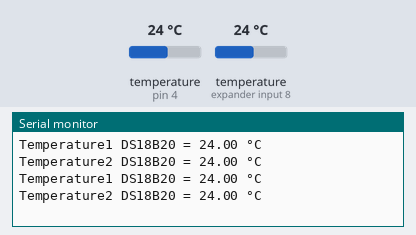
The sketch below on a simulated Arduino Uno, built with avr-gcc and run on an emulated ATmega328P. Parts: the last lines printed to the serial monitor. The inputs (shaded band) are chosen by the test bench; at power-on: temperature (sensors on pin 4, expander input 8) 24 °C.

Above: at 7.4 s.
7.5 s: temperature (sensor on pin 4) set to 12 °C
At 13.3 s:
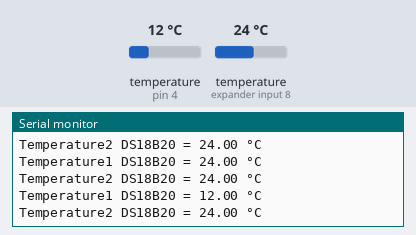
14.3 s: temperature (sensor on expander input 8) set to 12 °C
At 19.6 s:
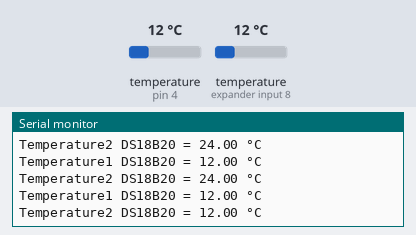
21.1 s: temperature (sensor on pin 4) set to 19 °C
At 24.8 s:
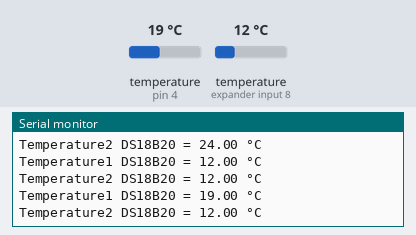
27.9 s: temperature (sensor on expander input 8) set to 19 °C
At 31.2 s:
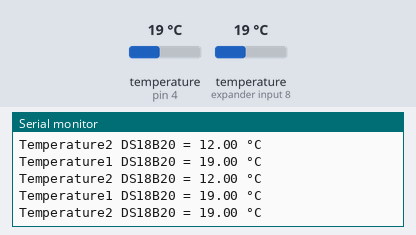
Timing chart, 0 to 32.7 s (numbered marks = the images above; inputs shaded):
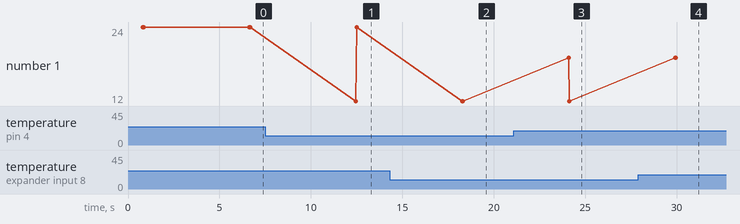

Measured:
- after the input at 7.5 s, the serial monitor: prints a new line after 5.0 s (image 1)
- after the input at 14.3 s, the serial monitor: prints a new line after 4.0 s (image 2)
- after the input at 21.1 s, the serial monitor: prints a new line after 3.0 s (image 3)
- after the input at 27.9 s, the serial monitor: prints a new line after 2.1 s (image 4)

The sketch:

TEST_DS18B20_temp_sensor.ino
```cpp
#include <OneWire.h>
#include <DallasTemperature.h>

// Data wire is conntec to the Arduino digital pin 4

#define ONE_WIRE_BUS 4
OneWire oneWire(ONE_WIRE_BUS);
DallasTemperature sensors(&oneWire);
DeviceAddress insideThermometer1, insideThermometer2;

void setup(void)
{
  // Start serial communication for debugging purposes
  Serial.begin(9600);

  // Start up the library
}

void loop(void){
 //VARIABLE POUR MESURER BDSP19B20 //
    sensors.begin();
    sensors.getAddress(insideThermometer1, 0);
    sensors.getAddress(insideThermometer2, 1);
    sensors.requestTemperatures();
    float temperature0 =  sensors.getTempC(insideThermometer1);
    float temperature1 = sensors.getTempC(insideThermometer2);
     Serial.println("Temperature1 DS18B20 = " + String(temperature0) +" °C");
    Serial.println("Temperature2 DS18B20 = " + String(temperature1) +" °C");
    delay (5000);
}
```
